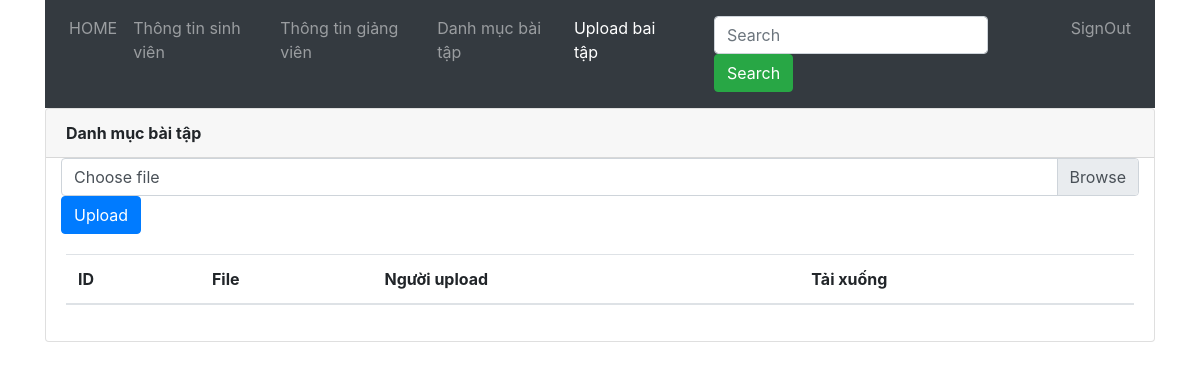
/pages/student_upload.php, run on an earlier commit of the app's database.
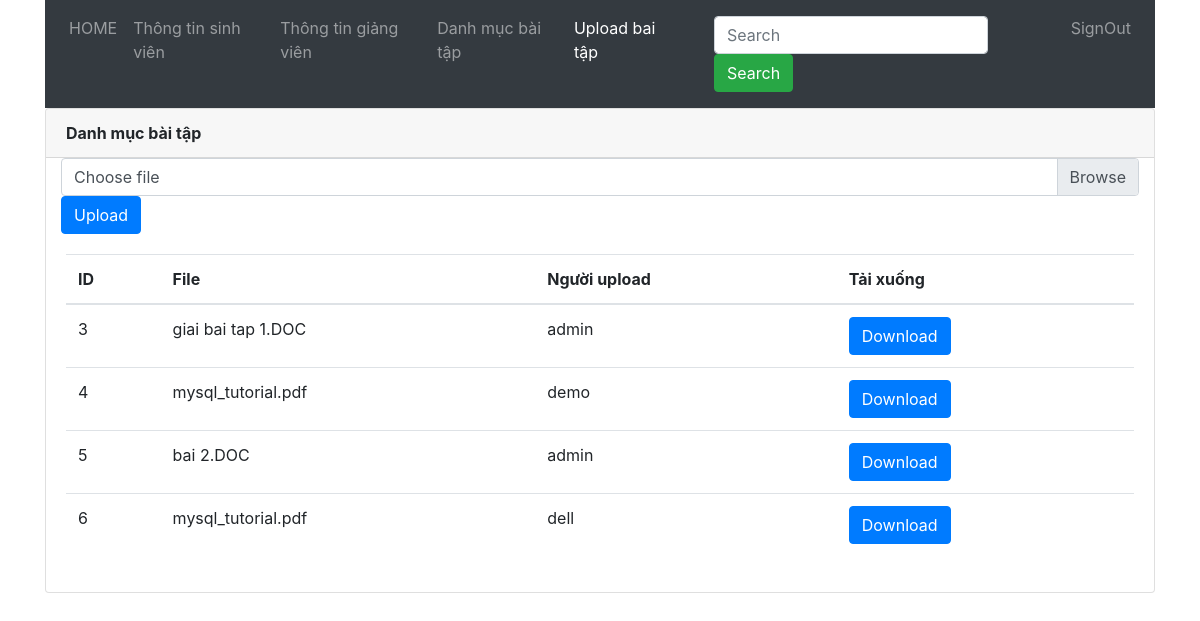
And on a later commit of the database.
### tables this page shows
CREATE TABLE `student_upload` (
  `ID` int(11) NOT NULL,
  `student_user_id` text NOT NULL,
  `file_path` varchar(200) NOT NULL,
  `exam_id` int(11) NOT NULL
);

### pages/student_upload.php (the view, shortened to what this page needs)
<!DOCTYPE html>
<html lang="en">
<head>
    <link href="/qlsv/bootstrap/css/bootstrap.min.css" rel="stylesheet" style="text/css">
    <link href="/qlsv/bootstrap/css/bootstrap.css" rel="stylesheet" style="text/css">
</head>
<body>
    <div class="container">
        <nav class="navbar navbar-expand-sm bg-dark navbar-dark">
            <ul class="navbar-nav">
                <li class="nav-item ">
                    <a class="nav-link" href='profile.php?id=$ID'>HOME</a>
                </li>
                <li class="nav-item">
                    <a class="nav-link " href='student.php'>Thông tin sinh viên</a>
                </li>
                <li class="nav-item">
                    <a class="nav-link" href="teacher.php">Thông tin giảng viên</a>
                </li>
                <li class="nav-item">
                    <a class="nav-link " href="list_exam.php?id=$ID">Danh mục bài tập</a>
                </li>
                <li class="nav-item" >
                    <a class="nav-link active"  href="student_upload.php">Upload bai tập</a>
                </li>
                <li class="nav-item">
                    <a class="nav-link" href="#"></a>
                </li>
                <nav class="navbar navbar-expand-sm bg-dark navbar-darks">
                    <form class="form-inline" action="#">
                        <input class="form-control mr-sm-2" type="text" placeholder="Search">
                        <button class="btn btn-success" type="submit">Search</button>
                    </form>
                </nav>
                <li class="nav-item">
                    <a class="nav-link" href="../lib/signout.php">SignOut</a>
                </li>
            </ul>
        </nav>
    </div>
    <div class="container">
        <div class="card">
            <div class="card-header"><b>Danh mục bài tập</b></div>
            <div class="input-group">
                <form class="container" action="#" method="post" enctype="multipart/form-data">
                    <div class="custom-file">
                        <label class="custom-file-label" for="inputGroupFile01">Choose file</label>
                    </div>
                    <div>
                        <button type="submit" class='btn btn-primary' name="btn_2">Upload</button>
                    </div>
                </form>
                <?php
                include("../lib/connectDB.php");
                ?>
            </div>
            <div class="card-body">
                <table class="table">
                    <thead>
                        <tr>
                            <th>ID</th>
                            <th>File</th>
                            <th>Người upload</th>
                            <th>Tải xuống</th>
                        </tr>
                    </thead>
                    <tbody>
                    <?php
                        $query = "SELECT * FROM student_upload";
                        $result = mysqli_query($connectDB, $query);
							if(mysqli_num_rows($result) > 0){
								while ($r = mysqli_fetch_assoc($result)){
                                    $ID = $r['ID'];
                                    $file_path= $r['file_path'];
                                    $student_user = $r['student_user_id'];
                                    echo "<tr>";
                                    echo "<td>$ID</td>";
                                    echo "<td>$file_path</td>";
                                    echo "<td>$student_user</td>";
                                    echo " <td>";
                                    echo "<a href='../lib/download.php?id=$ID'><input class='btn btn-primary' id='btnDownload' type='button' value='Download' '></a>
                                    </td>";
                                    echo"</tr>";
                                }
                            }
                        ?>
                    </tbody>
                </table>
            </div>
        </div>
    </div>
</body>
</html>

What changed in the data, as far as the page shows it:
added student_upload: ID "3", file_path "giai bai tap 1.DOC", student_user "admin"
added student_upload: ID "4", file_path "mysql_tutorial.pdf", student_user "demo"
added student_upload: ID "5", file_path "bai 2.DOC", student_user "admin"
added student_upload: ID "6", file_path "mysql_tutorial.pdf", student_user "dell"
